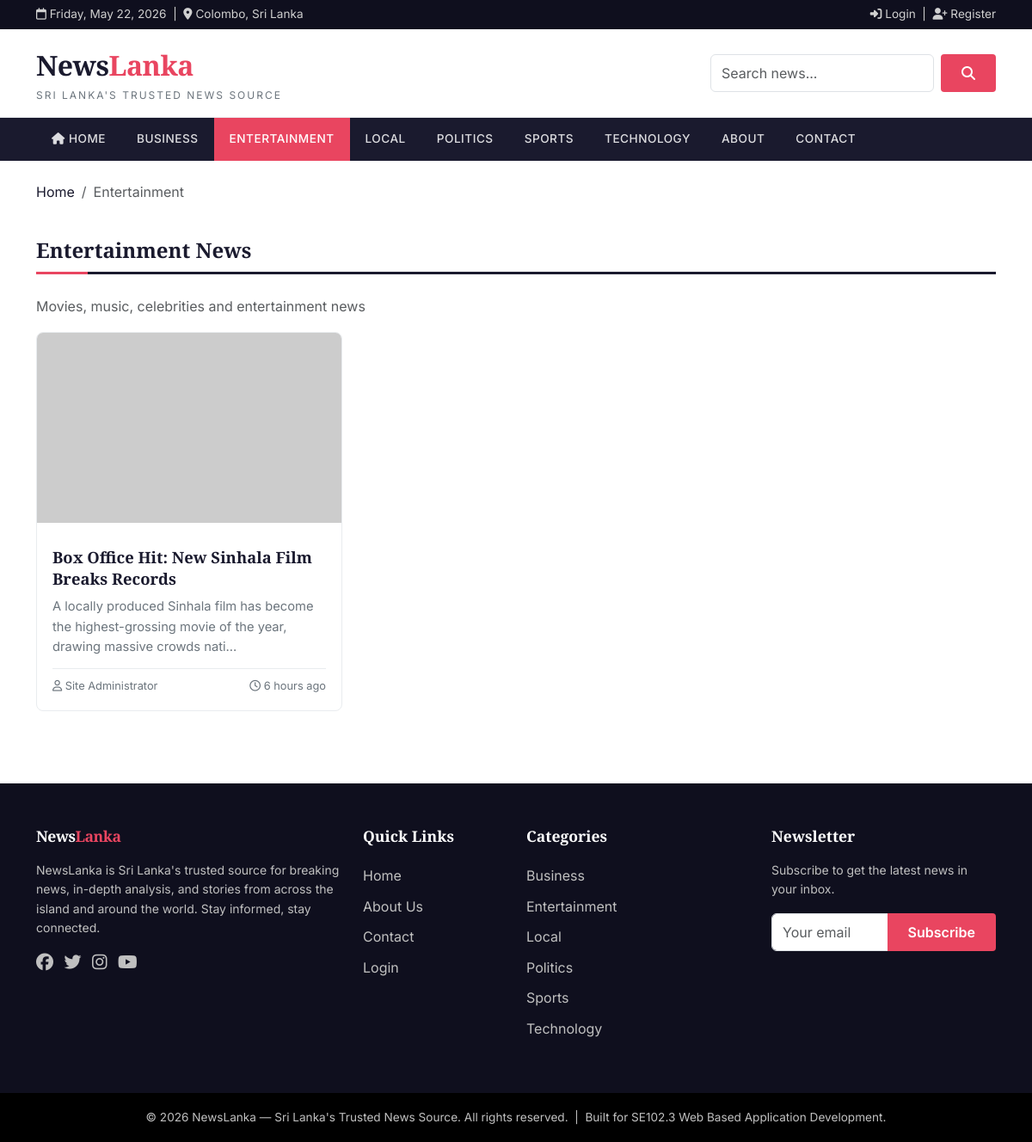
The page /public/category.php?slug=entertainment on the database its author committed.
### tables this page shows
CREATE TABLE categories (
    id INT AUTO_INCREMENT PRIMARY KEY,
    name VARCHAR(80) NOT NULL UNIQUE,
    slug VARCHAR(100) NOT NULL UNIQUE,
    description TEXT,
    created_at TIMESTAMP DEFAULT CURRENT_TIMESTAMP
);

CREATE TABLE articles (
    id INT AUTO_INCREMENT PRIMARY KEY,
    title VARCHAR(255) NOT NULL,
    slug VARCHAR(280) NOT NULL UNIQUE,
    excerpt VARCHAR(500),
    content LONGTEXT NOT NULL,
    image VARCHAR(255),
    category_id INT NOT NULL,
    author_id INT NOT NULL,
    status ENUM('draft', 'published') DEFAULT 'draft',
    is_featured TINYINT(1) DEFAULT 0,
    views INT UNSIGNED DEFAULT 0,
    created_at TIMESTAMP DEFAULT CURRENT_TIMESTAMP,
    updated_at TIMESTAMP DEFAULT CURRENT_TIMESTAMP ON UPDATE CURRENT_TIMESTAMP,
    INDEX idx_status (status),
    INDEX idx_category (category_id),
    INDEX idx_created (created_at),
    FOREIGN KEY (category_id) REFERENCES categories(id) ON DELETE CASCADE,
    FOREIGN KEY (author_id) REFERENCES users(id) ON DELETE CASCADE
);

CREATE TABLE users (
    id INT AUTO_INCREMENT PRIMARY KEY,
    name VARCHAR(100) NOT NULL,
    email VARCHAR(150) NOT NULL UNIQUE,
    password VARCHAR(255) NOT NULL,
    role ENUM('admin', 'user') NOT NULL DEFAULT 'user',
    avatar VARCHAR(255) DEFAULT NULL,
    bio TEXT DEFAULT NULL,
    created_at TIMESTAMP DEFAULT CURRENT_TIMESTAMP
);

### includes/auth.php (called while the page is built, shortened)
<?php
require_once __DIR__ . '/functions.php';
function is_logged_in() {
    return isset($_SESSION['user_id']);
}

### includes/functions.php (called while the page is built, shortened)
<?php
require_once __DIR__ . '/db.php';
require_once __DIR__ . '/auth.php';
function e($string) {
    return htmlspecialchars($string ?? '', ENT_QUOTES, 'UTF-8');
}
function time_ago($datetime) {
    $time = time() - strtotime($datetime);
    if ($time < 86400) return floor($time / 3600) . ' hours ago';
    return format_date($datetime);
}
function truncate($text, $length = 150) {
    $text = strip_tags($text);
    return substr($text, 0, $length) . '...';
}
function article_image_url($filename) {
    if (!empty($filename)) {
        $upload_path  = UPLOAD_DIR . $filename;
        $default_path = __DIR__ . '/../public/assets/images/defaults/' . $filename;
        $seed_map = [
            'cricket-default.jpg'       => 'https://picsum.photos/seed/cricket/800/500',
            'tech-default.jpg'          => 'https://picsum.photos/seed/tech/800/500',
            'politics-default.jpg'      => 'https://picsum.photos/seed/politics/800/500',
            'local-default.jpg'         => 'https://picsum.photos/seed/srilanka/800/500',
            'entertainment-default.jpg' => 'https://picsum.photos/seed/cinema/800/500',
            'business-default.jpg'      => 'https://picsum.photos/seed/business/800/500',
        ];
        if (isset($seed_map[$filename])) return $seed_map[$filename];
    }
    return 'https://picsum.photos/seed/newslanka/800/500';
}

### includes/db.php (called while the page is built, shortened)
<?php
class Database {
    private static $instance = null;
    private $pdo;
    private function __construct() {
        $dsn = "mysql:host=" . DB_HOST . ";dbname=" . DB_NAME . ";charset=" . DB_CHARSET;
        $options = [
            PDO::ATTR_ERRMODE            => PDO::ERRMODE_EXCEPTION,
            PDO::ATTR_DEFAULT_FETCH_MODE => PDO::FETCH_ASSOC,
            PDO::ATTR_EMULATE_PREPARES   => false,
        ];
        try {
            $this->pdo = new PDO($dsn, DB_USER, DB_PASS, $options);
        } catch (PDOException $e) {
            die("Database connection failed: " . $e->getMessage());
        }
    }
    public static function getInstance() {
        if (self::$instance === null) {
            self::$instance = new self();
        }
        return self::$instance;
    }
    public function getConnection() {
        return $this->pdo;
    }
}
function db() {
    return Database::getInstance()->getConnection();
}

### public/category.php (the view, shortened to what this page needs)
<?php
require_once __DIR__ . '/../includes/functions.php';
$slug = $_GET['slug'] ?? '';
$page = max(1, (int)($_GET['page'] ?? 1));
$per_page = ARTICLES_PER_PAGE;
$offset = ($page - 1) * $per_page;
$stmt = db()->prepare("SELECT * FROM categories WHERE slug = :slug LIMIT 1");
$stmt->execute([':slug' => $slug]);
$category = $stmt->fetch();
$stmt = db()->prepare("
    SELECT a.*, u.name AS author_name FROM articles a
    JOIN users u ON a.author_id = u.id
    WHERE a.category_id = :cid AND a.status = 'published'
    ORDER BY a.created_at DESC
    LIMIT $per_page OFFSET $offset
");
$stmt->execute([':cid' => $category['id']]);
$articles = $stmt->fetchAll();
$active_nav = 'cat-' . $category['slug'];
include __DIR__ . '/../includes/header.php';
?>
<div class="container py-4">
    <nav aria-label="breadcrumb">
        <ol class="breadcrumb">
            <li class="breadcrumb-item"><a href="index.php">Home</a></li>
            <li class="breadcrumb-item active"><?= e($category['name']) ?></li>
        </ol>
    </nav>
    <h1 class="section-title"><?= e($category['name']) ?> News</h1>
    <p class="text-muted"><?= e($category['description']) ?></p>
    <?php if (empty($articles)): ?>
        <div class="alert alert-info">No articles in this category yet.</div>
    <?php else: ?>
        <div class="row g-4">
            <?php foreach ($articles as $a): ?>
            <div class="col-md-6 col-lg-4">
                <div class="article-card">
                    <a href="article.php?slug=<?= urlencode($a['slug']) ?>" class="card-img-wrap">
                        <img src="<?= e(article_image_url($a['image'])) ?>" alt="<?= e($a['title']) ?>">
                    </a>
                    <div class="card-body">
                        <h5><a href="article.php?slug=<?= urlencode($a['slug']) ?>"><?= e($a['title']) ?></a></h5>
                        <p class="excerpt"><?= e(truncate($a['excerpt'] ?? $a['content'], 110)) ?></p>
                        <div class="meta d-flex justify-content-between">
                            <span><i class="far fa-user"></i> <?= e($a['author_name']) ?></span>
                            <span><i class="far fa-clock"></i> <?= time_ago($a['created_at']) ?></span>
                        </div>
                    </div>
                </div>
            </div>
            <?php endforeach; ?>
        </div>
    <?php endif; ?>
</div>
<?php include __DIR__ . '/../includes/footer.php'; ?>

### includes/header.php (shortened to what this page needs)
<?php
require_once __DIR__ . '/auth.php';
$active_nav = $active_nav ?? '';
$nav_categories = db()->query("SELECT id, name, slug FROM categories ORDER BY name LIMIT 8")->fetchAll();
?>
<!DOCTYPE html>
<html lang="en">
<head>
    <link rel="stylesheet" href="https://cdn.jsdelivr.net/npm/bootstrap@5.3.2/dist/css/bootstrap.min.css">
    <link rel="stylesheet" href="https://cdnjs.cloudflare.com/ajax/libs/font-awesome/6.4.2/css/all.min.css">
    <link rel="stylesheet" href="<?= SITE_URL ?>/assets/css/style.css">
</head>
<body>
<div class="top-bar">
    <div class="container d-flex justify-content-between align-items-center">
        <div>
            <i class="far fa-calendar"></i> <?= date('l, F j, Y') ?>
            &nbsp;|&nbsp;
            <i class="fas fa-map-marker-alt"></i> Colombo, Sri Lanka
        </div>
        <div>
            <?php if (is_logged_in()): ?>
                <i class="fas fa-user-circle"></i> <?= e(current_user()['name']) ?>
                <?php if (is_admin()): ?>
                    &nbsp;|&nbsp;<a href="<?= ADMIN_URL ?>/index.php"><i class="fas fa-cog"></i> Admin</a>
                <?php endif; ?>
                &nbsp;|&nbsp;<a href="<?= SITE_URL ?>/logout.php"><i class="fas fa-sign-out-alt"></i> Logout</a>
            <?php else: ?>
                <a href="<?= SITE_URL ?>/login.php"><i class="fas fa-sign-in-alt"></i> Login</a>
                &nbsp;|&nbsp;
                <a href="<?= SITE_URL ?>/register.php"><i class="fas fa-user-plus"></i> Register</a>
            <?php endif; ?>
        </div>
    </div>
</div>
<header class="site-header py-3">
    <div class="container d-flex justify-content-between align-items-center">
        <a href="<?= SITE_URL ?>/index.php" class="text-decoration-none">
            <div class="brand">News<span class="accent">Lanka</span>
                <small><?= e(SITE_TAGLINE) ?></small>
            </div>
        </a>
        <form action="<?= SITE_URL ?>/search.php" method="get" class="d-none d-md-flex" style="min-width:300px;">
            <input type="search" name="q" id="liveSearch" class="form-control" placeholder="Search news..." value="<?= e($_GET['q'] ?? '') ?>" required>
            <button type="submit" class="btn btn-accent ms-2"><i class="fas fa-search"></i></button>
        </form>
    </div>
</header>
<nav class="navbar navbar-expand-lg navbar-news">
    <div class="container">
        <div class="collapse navbar-collapse" id="mainNav">
            <ul class="navbar-nav me-auto">
                <li class="nav-item">
                    <a class="nav-link <?= $active_nav === 'home' ? 'active' : '' ?>" href="<?= SITE_URL ?>/index.php">
                        <i class="fas fa-home"></i> Home
                    </a>
                </li>
                <?php foreach ($nav_categories as $cat): ?>
                <li class="nav-item">
                    <a class="nav-link <?= $active_nav === 'cat-' . $cat['slug'] ? 'active' : '' ?>" href="<?= SITE_URL ?>/category.php?slug=<?= urlencode($cat['slug']) ?>">
                        <?= e($cat['name']) ?>
                    </a>
                </li>
                <?php endforeach; ?>
                <li class="nav-item">
                    <a class="nav-link <?= $active_nav === 'about' ? 'active' : '' ?>" href="<?= SITE_URL ?>/about.php">About</a>
                </li>
                <li class="nav-item">
                    <a class="nav-link <?= $active_nav === 'contact' ? 'active' : '' ?>" href="<?= SITE_URL ?>/contact.php">Contact</a>
                </li>
            </ul>
        </div>
    </div>
</nav>

### includes/footer.php (shortened to what this page needs)
<footer class="site-footer">
    <div class="container">
        <div class="row gy-4">
            <div class="col-md-4">
                <h5 class="brand" style="color:#fff;">News<span style="color:var(--accent)">Lanka</span></h5>
                <p class="small">
                    NewsLanka is Sri Lanka's trusted source for breaking news, in-depth analysis,
                    and stories from across the island and around the world. Stay informed,
                    stay connected.
                </p>
                <div class="mt-3">
                    <a href="#" class="me-2"><i class="fab fa-facebook fa-lg"></i></a>
                    <a href="#" class="me-2"><i class="fab fa-twitter fa-lg"></i></a>
                    <a href="#" class="me-2"><i class="fab fa-instagram fa-lg"></i></a>
                    <a href="#" class="me-2"><i class="fab fa-youtube fa-lg"></i></a>
                </div>
            </div>
            <div class="col-md-2">
                <h5>Quick Links</h5>
                <ul>
                    <li><a href="<?= SITE_URL ?>/index.php">Home</a></li>
                    <li><a href="<?= SITE_URL ?>/about.php">About Us</a></li>
                    <li><a href="<?= SITE_URL ?>/contact.php">Contact</a></li>
                    <li><a href="<?= SITE_URL ?>/login.php">Login</a></li>
                </ul>
            </div>
            <div class="col-md-3">
                <h5>Categories</h5>
                <ul>
                    <?php
                    $footer_cats = db()->query("SELECT name, slug FROM categories ORDER BY name LIMIT 6")->fetchAll();
                    foreach ($footer_cats as $fc): ?>
                        <li><a href="<?= SITE_URL ?>/category.php?slug=<?= urlencode($fc['slug']) ?>"><?= e($fc['name']) ?></a></li>
                    <?php endforeach; ?>
                </ul>
            </div>
            <div class="col-md-3">
                <h5>Newsletter</h5>
                <p class="small">Subscribe to get the latest news in your inbox.</p>
                <form id="newsletterForm">
                    <div class="input-group">
                        <input type="email" class="form-control" placeholder="Your email" required>
                        <button type="submit" class="btn btn-accent">Subscribe</button>
                    </div>
                </form>
            </div>
        </div>
    </div>
    <div class="footer-bottom">
        <div class="container">
            &copy; <?= date('Y') ?> NewsLanka — Sri Lanka's Trusted News Source. All rights reserved.
            &nbsp;|&nbsp; Built for SE102.3 Web Based Application Development.
        </div>
    </div>
</footer>
</body>
</html>

### public/assets/css/style.css (style rules this page uses)
:root { --primary: #1a1a2e; --primary-dark: #0f0f1e; --accent: #e94560; --accent-dark: #c93450; --bg: #ffffff; --bg-alt: #f8f9fa; --text: #212529; --text-muted: #6c757d; --border: #e9ecef; --shadow-sm: 0 2px 4px rgba(0,0,0,0.05); --shadow: 0 4px 12px rgba(0,0,0,0.08); --transition: 0.25s ease; }
* { box-sizing: border-box; }
body { font-family: 'Inter', -apple-system, BlinkMacSystemFont, 'Segoe UI', Roboto, sans-serif; color: var(--text); background: var(--bg); line-height: 1.6; margin: 0; }
h1, h2, h3, h4, h5, h6 { font-family: 'Playfair Display', Georgia, serif; font-weight: 700; color: var(--primary); line-height: 1.25; }
a { color: var(--primary); text-decoration: none; transition: color var(--transition); }
img { max-width: 100%; height: auto; display: block; }
.top-bar { background: var(--primary-dark); color: #d0d0d0; padding: 6px 0; font-size: 0.85rem; }
.top-bar a { color: #d0d0d0; }
.site-header { background: var(--bg); border-bottom: 1px solid var(--border); }
.brand { font-family: 'Playfair Display', serif; font-size: 2rem; font-weight: 900; color: var(--primary); letter-spacing: -0.5px; }
.brand .accent { color: var(--accent); }
.brand small { display: block; font-family: 'Inter', sans-serif; font-size: 0.75rem; font-weight: 400; color: var(--text-muted); letter-spacing: 2px; text-transform: uppercase; }
.navbar-news { background: var(--primary); padding: 0; }
.navbar-news .nav-link { color: rgba(255,255,255,0.85) !important; padding: 14px 18px !important; font-weight: 500; text-transform: uppercase; letter-spacing: 0.5px; font-size: 0.85rem; transition: background var(--transition); }
.navbar-news .nav-link:hover, .navbar-news .nav-link.active { background: var(--accent); color: #fff !important; }
.article-card { background: var(--bg); border: 1px solid var(--border); border-radius: 8px; overflow: hidden; height: 100%; transition: transform var(--transition), box-shadow var(--transition); display: flex; flex-direction: column; }
.article-card .card-img-wrap { aspect-ratio: 16/10; overflow: hidden; background: var(--bg-alt); }
.article-card .card-img-wrap img { width: 100%; height: 100%; object-fit: cover; transition: transform 0.4s ease; }
.article-card .card-body { padding: 18px; flex: 1; display: flex; flex-direction: column; }
.article-card h5 { font-size: 1.15rem; margin: 10px 0 8px; line-height: 1.35; }
.article-card h5 a { color: var(--primary); }
.article-card .excerpt { color: var(--text-muted); font-size: 0.92rem; margin-bottom: 12px; flex: 1; }
.article-card .meta { font-size: 0.8rem; color: var(--text-muted); border-top: 1px solid var(--border); padding-top: 10px; }
.section-title { border-bottom: 3px solid var(--primary); padding-bottom: 10px; margin: 40px 0 25px; font-size: 1.5rem; position: relative; }
.section-title::after { content: ''; position: absolute; left: 0; bottom: -3px; width: 60px; height: 3px; background: var(--accent); }
.btn-accent { background: var(--accent); color: #fff; border: none; padding: 10px 24px; font-weight: 600; border-radius: 4px; transition: background var(--transition); }
.site-footer { background: var(--primary-dark); color: #c0c0c0; padding: 50px 0 0; margin-top: 60px; }
.site-footer h5 { color: #fff; font-size: 1.1rem; margin-bottom: 18px; }
.site-footer a { color: #c0c0c0; }
.site-footer ul { list-style: none; padding: 0; }
.site-footer ul li { padding: 5px 0; }
.footer-bottom { background: #000; text-align: center; padding: 18px 0; margin-top: 40px; font-size: 0.85rem; }

### rows shown on the page
categories: name "BUSINESS", name "Business"
categories: name "ENTERTAINMENT", name "Entertainment", description "Movies, music, celebrities and entertainment news"
categories: name "LOCAL", name "Local"
categories: name "POLITICS", name "Politics"
categories: name "SPORTS", name "Sports"
categories: name "TECHNOLOGY", name "Technology"
articles: title "Box Office Hit: New Sinhala Film Breaks Records", excerpt "A locally produced Sinhala film has become the highest-grossing movie of the year, drawing massive crowds nati...", author.name "Site Administrator", created_at "6 hours ago"

### other values the page prints
SITE_TAGLINE "SRI LANKA'S TRUSTED NEWS SOURCE"
